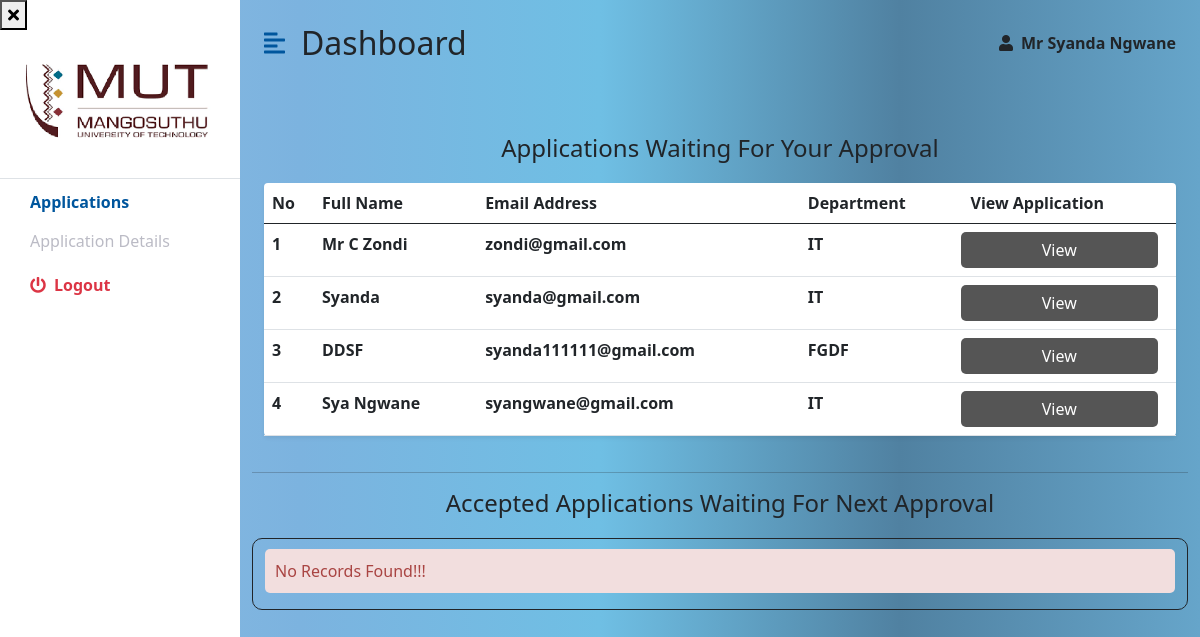
Page /applications1.php (signed in) on the committed database.
### tables this page shows
CREATE TABLE `applications` (
  `id` int(11) NOT NULL,
  `names` varchar(100) NOT NULL,
  `email` varchar(100) NOT NULL,
  `statuss` varchar(1000) NOT NULL,
  `comments` varchar(5000) NOT NULL,
  `comments2` varchar(5000) NOT NULL,
  `comments3` varchar(5000) NOT NULL
);

CREATE TABLE `personal_details` (
  `id` int(11) NOT NULL,
  `title` varchar(50) NOT NULL,
  `names` varchar(100) NOT NULL,
  `staffNo` varchar(100) NOT NULL,
  `qualification` varchar(1000) NOT NULL,
  `email` varchar(100) NOT NULL,
  `tel` varchar(100) NOT NULL,
  `cell` varchar(100) NOT NULL,
  `department` varchar(1000) NOT NULL
);

### applications1.php (the view, shortened to what this page needs)
<!DOCTYPE html>
<html lang="en">
<head>
    <link href="https://cdn.jsdelivr.net/npm/bootstrap@5.0.0-beta3/dist/css/bootstrap.min.css" rel="stylesheet" />
    <link rel="stylesheet" href="https://cdnjs.cloudflare.com/ajax/libs/font-awesome/5.15.3/css/all.min.css" />
    <link rel="stylesheet" href="style.css" />
</head>
<?php
$currentUser = $_SESSION['currentUser'];
?>
<body>
    <form action="#" method="post" enctype="multipart/form-data" autocomplete="off">
        <div class="d-flex" id="wrapper">
            <div class="bg-white" id="sidebar-wrapper">
            <button id="close-button"><i class="fas fa-times"></i></button>
                <div class="sidebar-heading text-center py-4 primary-text fs-4 fw-bold text-uppercase border-bottom">
                    <img src="img/mut.png" style="width:200px; height:100px;">
                </div>
                <div class="list-group list-group-flush my-3">
                    <a style="margin-top: -25px;" href="#" class="list-group-item list-group-item-action bg-transparent second-text fw-bold active"><i></i>Applications</a>
                    <a style="margin-top: -25px;" href="#" class="list-group-item list-group-item-action bg-transparent second-text"><i></i>Application Details</a>
                    <a href="login.php" class="list-group-item list-group-item-action bg-transparent text-danger fw-bold"><i class="fas fa-power-off me-2"></i>Logout</a>
                </div>
            </div>
            <div id="page-content-wrapper">
                <nav class="navbar navbar-expand-lg navbar-light bg-transparent py-4 px-4">
                    <div class="d-flex align-items-center">
                        <i class="fas fa-align-left primary-text fs-4 me-3" id="menu-toggle"></i>
                        <h2 class="fs-2 m-0">Dashboard</h2>
                    </div>
                    <div class="collapse navbar-collapse" id="navbarSupportedContent">
                        <ul class="navbar-nav ms-auto mb-2 mb-lg-0">
                            <li class="nav-item dropdown">
                                <i class="fas fa-user me-2"></i><b><?php echo $currentUser  ?></b>
                            </li>
                        </ul>
                    </div>
                </nav>
                <div class="container-fluid px-4">
                    <div class="row my-5">
                        <?php
                        include "conn.php";
                        $sql = "SELECT * FROM applications WHERE statuss='Accepted By HOD. Waiting For Sfiso Approval'";
                        $result = $conn->query($sql);
                        echo "<h4 style='text-align:center; margin-bottom:20px;'>Applications Waiting For Your Approval</h4>";
                        if ($result->num_rows > 0) {
                            echo "<div class='table-container scrollable-table'>";
                            echo "<table class='table bg-white rounded shadow-sm  table-hover'>";
                            echo "<thead>";
                            echo "<tr>";
                            echo "<th scope='col' width='50'>No</th>";
                            echo "<th scope='col'>Full Name</th>";
                            echo "<th scope='col'>Email Address</th>";
                            echo "<th scope='col'>Department</th>";
                            echo "<th scope='col'>View Application</th>";
                            echo "</tr>";
                            echo "</thead>";
                            echo "<tbody>";
                            $count = 0;
                            while ($row = $result->fetch_assoc()) {
                                $name = $row['names'];
                                $email = $row['email'];
                                $sql9 = "SELECT department FROM personal_details WHERE email='$email'";
                                $result9 = $conn->query($sql9);
                                while ($row9 = $result9->fetch_assoc()) {
                                    $department = $row9['department'];
                                }
                                $count = $count + 1;
                                echo "<tr>";
                                echo "<th scope='row'>$count</th>";
                                echo "<td><b>$name</b></td>";
                                echo "<th scope='row'>$email</th>";
                                echo "<th scope='row'>$department</th>";
                                echo "<td><button type='submit' class='btn' value='$email' name='btn_view'>View</button></td>";
                                echo "</tr>";
                            }
                            echo "</tbody>";
                            echo "</table>";
                            echo "</div>";
                        } else {
                            echo "<div class='content' style='border: 1px solid; border-radius: 10px;'>";
                            echo "<p class='error' style='margin-top: 10px' >No Records Found!!!</p>";
                            echo "</div>";
                        }
                        $sql = "SELECT * FROM applications WHERE statuss='Waiting For Final Approval'";
                        $result = $conn->query($sql);
                        echo "<hr style='margin-top:20px;'>";
                        echo "<h4 style='text-align:center; margin-bottom:20px;'>Accepted Applications Waiting For Next Approval</h4>";
                        if ($result->num_rows > 0) {
                            echo "<div class='table-container2 scrollable-table'>";
                            echo "<table class='table bg-white rounded shadow-sm  table-hover'>";
                            echo "<thead>";
                            echo "<tr>";
                            echo "<th scope='col' width='50'>No</th>";
                            echo "<th scope='col'>Full Name</th>";
                            echo "<th scope='col'>Email Address</th>";
                            echo "<th scope='col'>Department</th>";
                            echo "<th scope='col'>Status</th>";
                            echo "</tr>";
                            echo "</thead>";
                            echo "<tbody>";
                            $count = 0;
                            while ($row = $result->fetch_assoc()) {
                                $name = $row['names'];
                                $email = $row['email'];
                                $status = $row['statuss'];
                                if ($status == "Waiting For Final Approval") {
                                    $status = "Waiting For Final Approval";
                                }
                                $sql9 = "SELECT department FROM personal_details WHERE email='$email'";
                                $result9 = $conn->query($sql9);
                                while ($row9 = $result9->fetch_assoc()) {
                                    $department = $row9['department'];
                                }
                                $count = $count + 1;
                                $doc = "supporting_documents/303600654-AWS Lambda Foundations.pdf";
                                echo "<tr>";
                                echo "<th scope='row'>$count</th>";
                                echo "<td><b>$name</b></td>";
                                echo "<th scope='row'>$email</th>";
                                echo "<th scope='row'>$department</th>";
                                echo "<th scope='row'>$status</th>";
                                echo "</tr>";
                            }
                            echo "</tbody>";
                            echo "</table>";
                            echo "</div>";
                        } else {
                            echo "<div class='content' style='border: 1px solid; border-radius: 10px;'>";
                            echo "<p class='error' style='margin-top: 10px' >No Records Found!!!</p>";
                            echo "</div>";
                        }
                        ?>
                    </div>
                </div>
            </div>
        </div>
    </form>
</body>
</html>

### style.css (style rules this page uses)
:root { --main-bg-color: #00639d; --main-text-color: #00569d; --second-text-color: #bbbbc5; --second-bg-color: #c1d9ef; }
.primary-text { color: var(--main-text-color); }
.second-text { color: var(--second-text-color); }
#wrapper { overflow-x: hidden; background-image: linear-gradient( to right, #8dbce2, #7cb3df, #6fbfe4, #5081a1, #66a5ca ); }
#sidebar-wrapper { min-height: 100vh; margin-left: 0px; -webkit-transition: margin 0.25s ease-out; -moz-transition: margin 0.25s ease-out; -o-transition: margin 0.25s ease-out; transition: margin 0.25s ease-out; }
#sidebar-wrapper .sidebar-heading { padding: 0.875rem 1.25rem; font-size: 1.2rem; }
#sidebar-wrapper .list-group { width: 15rem; }
#page-content-wrapper { min-width: 100vw; }
#menu-toggle { cursor: pointer; }
.list-group-item { border: none; padding: 20px 30px; margin-top: -20px; }
.list-group-item.active { background-color: transparent; color: var(--main-text-color); font-weight: bold; border: none; }
.table-container { height:auto; overflow-y: auto; }
@media (min-width: 1051px) { #sidebar-wrapper { margin-left: 0; } }
@media (min-width: 1051px) { #page-content-wrapper { min-width: 800px; width: 100%; } }

### applications1.php (style rules this page uses)
.btn { float: right; background: #555; color: #fff; border-radius: 5px; margin-right: 10px; width: 100%; border: none; }
.error { background: #F2DEDE; color: #A94442; padding: 10px; width: 100%; border-radius: 5px; margin-top: 0px; }
.table-container { height: auto; overflow-x: scroll; }

### rows in the picture
applications: names "Mr C Zondi", email "zondi@gmail.com", personal_details.department "IT"
applications: names "Syanda", email "syanda@gmail.com", personal_details.department "IT"
applications: names "DDSF", email "syanda111111@gmail.com", personal_details.department "FGDF"
applications: names "Sya Ngwane", email "syangwane@gmail.com", personal_details.department "IT"

### other values in the picture
$currentUser "Mr Syanda Ngwane"
